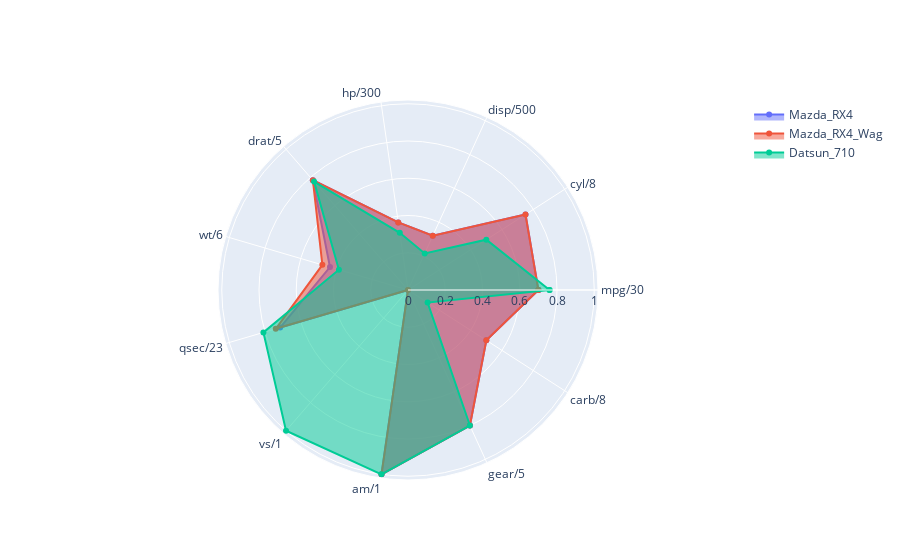

Notebook code cell kept with this figure:
### Markdown cell above
\
Here, our approach is a bit different. We are creating a plot using a radial axis. The angles (theta) correspond to our variables, and the radii correspond to the values for each car. This different approach leads to a completely different plot. Here, all of our variables are on the same scale. Hence, the cylinder counts look tiny compared to displacement, because, numerically, it is way smaller (160 vs 4). Nonetheless, one can say that the displacement of Mazda RX4 Wagon is numerically smaller than its horsepower, whatever that means.\
This difference is exactly one of the things that we should realize regarding the radar plots. If we want to use the axes to compare variables within each group (for each car here), we need to have our variables at the same scale. This sometimes does make sense, for example, when comparing the costs of groceries, rent, and travel for a household. They are all costs, and are more or less at the same scale. However, it makes no sense to compare a car's displacement to the number of its cylinders. What we are interested here, is to compare one car's number of cylinders to another car's number of cylinders.\
Based on above, it is important to be clear about what message we are trying to convey with a radar plot, both to ourselves and to our audience. we should clearly state that the axes do not represent equal amounts, if they do not.


## Using Different Scales
Now, let's try to use different scales for each variable to get a more useful result. We will divide each variable by a constant number, to make all values across variables closer to each other. This constant number will be a number a little higher than the maximum for each variable, as we found earlier.

### Code cell
import plotly.graph_objects as go

cars = ['mpg/30','cyl/8','disp/500','hp/300','drat/5','wt/6','qsec/23','vs/1','am/1','gear/5','carb/8']
cars = [*cars, cars[0]]

scales=[30,8,500,300,5,6,23,1,1,5,8]
Mazda_RX4 = [21,6,160,110,3.9,2.62,16.46,0,1,4,4]
Mazda_RX4_Wag = [21,6,160,110,3.9,2.875,17.02,0,1,4,4]
Datsun_710 = [22.8,4,108,93,3.85,2.32,18.61,1,1,4,1]

Mazda_RX4 = [i / j for i, j in zip(Mazda_RX4, scales)]
Mazda_RX4_Wag = [i / j for i, j in zip(Mazda_RX4_Wag, scales)]
Datsun_710 = [i / j for i, j in zip(Datsun_710, scales)]

Mazda_RX4 = [*Mazda_RX4, Mazda_RX4[0]]
Mazda_RX4_Wag = [*Mazda_RX4_Wag, Mazda_RX4_Wag[0]]
Datsun_710 = [*Datsun_710, Datsun_710[0]]


car_plot = go.Figure(
    data=[
        go.Scatterpolar(r=Mazda_RX4, theta=cars, name='Mazda_RX4', fill= "toself"),
        go.Scatterpolar(r=Mazda_RX4_Wag, theta=cars, name='Mazda_RX4_Wag', fill= "toself"),
        go.Scatterpolar(r=Datsun_710, theta=cars, name='Datsun_710', fill= "toself")
    ],
    layout=go.Layout(
        polar={'radialaxis': {'visible': True}},
        showlegend=True
    )
)

car_plot

### Figure 1 — Plotly figure (JSON) as saved in the notebook; plotly's stock layout.template omitted (floating-point values rounded to 4 significant figures)
{"data": [{"fill": "toself", "name": "Mazda_RX4", "r": [0.7, 0.75, 0.32, 0.3667, 0.78, 0.4367, 0.7157, 0, 1, 0.8, 0.5, 0.7], "theta": ["mpg/30", "cyl/8", "disp/500", "hp/300", "drat/5", "wt/6", "qsec/23", "vs/1", "am/1", "gear/5", "carb/8", "mpg/30"], "type": "scatterpolar"}, {"fill": "toself", "name": "Mazda_RX4_Wag", "r": [0.7, 0.75, 0.32, 0.3667, 0.78, 0.4792, 0.74, 0, 1, 0.8, 0.5, 0.7], "theta": ["mpg/30", "cyl/8", "disp/500", "hp/300", "drat/5", "wt/6", "qsec/23", "vs/1", "am/1", "gear/5", "carb/8", "mpg/30"], "type": "scatterpolar"}, {"fill": "toself", "name": "Datsun_710", "r": [0.76, 0.5, 0.216, 0.31, 0.77, 0.3867, 0.8091, 1, 1, 0.8, 0.125, 0.76], "theta": ["mpg/30", "cyl/8", "disp/500", "hp/300", "drat/5", "wt/6", "qsec/23", "vs/1", "am/1", "gear/5", "carb/8", "mpg/30"], "type": "scatterpolar"}], "layout": {"autosize": true, "polar": {"angularaxis": {"type": "category"}, "radialaxis": {"autorange": true, "range": [0, 1.043], "type": "linear", "visible": true}}, "showlegend": true}}
